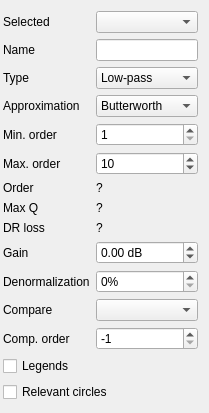
             <widget class="QWidget" name="scrollAreaWidgetContents_3">
              <property name="geometry">
               <rect>
                <x>0</x>
                <y>0</y>
                <width>98</width>
                <height>395</height>
               </rect>
              </property>
              <property name="sizePolicy">
               <sizepolicy hsizetype="Ignored" vsizetype="Preferred">
                <horstretch>0</horstretch>
                <verstretch>0</verstretch>
               </sizepolicy>
              </property>
              <property name="maximumSize">
               <size>
                <width>16777215</width>
                <height>16777215</height>
               </size>
              </property>
              <layout class="QGridLayout" name="gridLayout_2">
               <property name="leftMargin">
                <number>3</number>
               </property>
               <item row="10" column="0">
                <widget class="QLabel" name="label_35">
                 <property name="sizePolicy">
                  <sizepolicy hsizetype="Preferred" vsizetype="Maximum">
                   <horstretch>0</horstretch>
                   <verstretch>0</verstretch>
                  </sizepolicy>
                 </property>
                 <property name="text">
                  <string>DR loss</string>
                 </property>
                </widget>
               </item>
               <item row="2" column="0">
                <widget class="QLabel" name="label_27">
                 <property name="text">
                  <string>Type</string>
                 </property>
                </widget>
               </item>
               <item row="3" column="1">
                <widget class="QComboBox" name="aprox_box">
                 <property name="maximumSize">
                  <size>
                   <width>16777215</width>
                   <height>24</height>
                  </size>
                 </property>
                 <item>
                  <property name="text">
                   <string>Butterworth</string>
                  </property>
                 </item>
                 <item>
                  <property name="text">
                   <string>Chebyshev</string>
                  </property>
                 </item>
                 <item>
                  <property name="text">
                   <string>Chebyshev 2</string>
                  </property>
                 </item>
                 <item>
                  <property name="text">
                   <string>Cauer</string>
                  </property>
                 </item>
                 <item>
                  <property name="text">
                   <string>Legendre</string>
                  </property>
                 </item>
                 <item>
                  <property name="text">
                   <string>Bessel</string>
                  </property>
                 </item>
                 <item>
                  <property name="text">
                   <string>Gauss</string>
                  </property>
                 </item>
                </widget>
               </item>
               <item row="13" column="0">
                <widget class="QLabel" name="label_30">
                 <property name="text">
                  <string>Compare</string>
                 </property>
                </widget>
               </item>
               <item row="0" column="0">
                <widget class="QLabel" name="label_29">
                 <property name="text">
                  <string>Selected</string>
                 </property>
                </widget>
               </item>
               <item row="1" column="1">
                <widget class="QLineEdit" name="filtername_box">
                 <property name="mouseTracking">
                  <bool>false</bool>
                 </property>
                 <property name="acceptDrops">
                  <bool>false</bool>
                 </property>
                </widget>
               </item>
               <item row="10" column="1">
                <widget class="QLabel" name="drloss_label">
                 <property name="text">
                  <string>?</string>
                 </property>
                </widget>
               </item>
               <item row="1" column="0">
                <widget class="QLabel" name="label_26">
                 <property name="text">
                  <string>Name</string>
                 </property>
                </widget>
               </item>
               <item row="3" column="0">
                <widget class="QLabel" name="label_54">
                 <property name="text">
                  <string>Approximation</string>
                 </property>
                </widget>
               </item>
               <item row="8" column="1">
                <widget class="QLabel" name="N_label">
                 <property name="maximumSize">
                  <size>
                   <width>16777215</width>
                   <height>20</height>
                  </size>
                 </property>
                 <property name="text">
                  <string>?</string>
                 </property>
                </widget>
               </item>
               <item row="11" column="0">
                <widget class="QLabel" name="label_28">
                 <property name="text">
                  <string>Gain</string>
                 </property>
                </widget>
               </item>
               <item row="2" column="1">
                <widget class="QComboBox" name="tipo_box">
                 <property name="minimumSize">
                  <size>
                   <width>0</width>
                   <height>0</height>
                  </size>
                 </property>
                 <property name="maximumSize">
                  <size>
                   <width>16777215</width>
                   <height>24</height>
                  </size>
                 </property>
                 <item>
                  <property name="text">
                   <string>Low-pass</string>
                  </property>
                 </item>
                 <item>
                  <property name="text">
                   <string>High-pass</string>
                  </property>
                 </item>
                 <item>
                  <property name="text">
                   <string>Band-pass</string>
                  </property>
                 </item>
                 <item>
                  <property name="text">
                   <string>Band-reject</string>
                  </property>
                 </item>
                 <item>
                  <property name="text">
                   <string>Group delay</string>
                  </property>
                 </item>
                </widget>
               </item>
               <item row="7" column="0">
                <widget class="QLabel" name="label_59">
                 <property name="text">
                  <string>Max. order</string>
                 </property>
                </widget>
               </item>
               <item row="9" column="1">
                <widget class="QLabel" name="max_Q_label">
                 <property name="maximumSize">
                  <size>
                   <width>16777215</width>
                   <height>20</height>
                  </size>
                 </property>
                 <property name="text">
                  <string>?</string>
                 </property>
                </widget>
               </item>
               <item row="0" column="1">
                <widget class="QComboBox" name="selfil_cb">
                 <property name="maximumSize">
                  <size>
                   <width>16777215</width>
                   <height>24</height>
                  </size>
                 </property>
                </widget>
               </item>
               <item row="7" column="1">
                <widget class="QSpinBox" name="N_max_box">
                 <property name="maximumSize">
                  <size>
                   <width>16777215</width>
                   <height>24</height>
                  </size>
                 </property>
                 <property name="minimum">
                  <number>0</number>
                 </property>
                 <property name="maximum">
                  <number>50</number>
                 </property>
                 <property name="value">
                  <number>10</number>
                 </property>
                </widget>
               </item>
               <item row="8" column="0">
                <widget class="QLabel" name="label_36">
                 <property name="text">
                  <string>Order</string>
                 </property>
                </widget>
               </item>
               <item row="12" column="1">
                <widget class="QDoubleSpinBox" name="denorm_box">
                 <property name="maximumSize">
                  <size>
                   <width>16777215</width>
                   <height>24</height>
                  </size>
                 </property>
                 <property name="suffix">
                  <string>%</string>
                 </property>
                 <property name="decimals">
                  <number>0</number>
                 </property>
                 <property name="minimum">
                  <double>0.000000000000000</double>
                 </property>
                 <property name="maximum">
                  <double>100.000000000000000</double>
                 </property>
                 <property name="singleStep">
                  <double>1.000000000000000</double>
                 </property>
                 <property name="value">
                  <double>0.000000000000000</double>
                 </property>
                </widget>
               </item>
               <item row="12" column="0">
                <widget class="QLabel" name="label_61">
                 <property name="text">
                  <string>Denormalization</string>
                 </property>
                </widget>
               </item>
               <item row="6" column="1">
                <widget class="QSpinBox" name="N_min_box">
                 <property name="maximumSize">
                  <size>
                   <width>16777215</width>
                   <height>24</height>
                  </size>
                 </property>
                 <property name="minimum">
                  <number>1</number>
                 </property>
                 <property name="maximum">
                  <number>50</number>
                 </property>
                </widget>
               </item>
               <item row="14" column="1">
                <widget class="QSpinBox" name="comp_N_box">
                 <property name="maximumSize">
                  <size>
                   <width>16777215</width>
                   <height>24</height>
                  </size>
                 </property>
                 <property name="toolTip">
                  <string>&lt;html&gt;&lt;head/&gt;&lt;body&gt;&lt;p&gt;Order -1: find lowest order for template&lt;br/&gt;Order 0: use same order as the lead approximation&lt;/p&gt;&lt;p&gt;Order &amp;gt; 0: use this order&lt;/p&gt;&lt;/body&gt;&lt;/html&gt;</string>
                 </property>
                 <property name="minimum">
                  <number>-1</number>
                 </property>
                 <property name="maximum">
                  <number>50</number>
                 </property>
                 <property name="value">
                  <number>-1</number>
                 </property>
                </widget>
               </item>
               <item row="13" column="1">
                <widget class="CheckableComboBox" name="compareapprox_cb">
                 <property name="maximumSize">
                  <size>
                   <width>16777215</width>
                   <height>24</height>
                  </size>
                 </property>
                 <property name="currentIndex">
                  <number>-1</number>
                 </property>
                 <item>
                  <property name="text">
                   <string>Butterworth</string>
                  </property>
                 </item>
                 <item>
                  <property name="text">
                   <string>Chebyshev</string>
                  </property>
                 </item>
                 <item>
                  <property name="text">
                   <string>Chebyshev 2</string>
                  </property>
                 </item>
                 <item>
                  <property name="text">
                   <string>Cauer</string>
                  </property>
                 </item>
                 <item>
                  <property name="text">
                   <string>Legendre</string>
                  </property>
                 </item>
                 <item>
                  <property name="text">
                   <string>Bessel</string>
                  </property>
                 </item>
                 <item>
                  <property name="text">
                   <string>Gauss</string>
                  </property>
                 </item>
                </widget>
               </item>
               <item row="14" column="0">
                <widget class="QLabel" name="label_33">
                 <property name="text">
                  <string>Comp. order</string>
                 </property>
                </widget>
               </item>
               <item row="6" column="0">
                <widget class="QLabel" name="label_49">
                 <property name="text">
                  <string>Min. order</string>
                 </property>
                </widget>
               </item>
               <item row="11" column="1">
                <widget class="QDoubleSpinBox" name="gain_box">
                 <property name="maximumSize">
                  <size>
                   <width>16777215</width>
                   <height>24</height>
                  </size>
                 </property>
                 <property name="suffix">
                  <string> dB</string>
                 </property>
                 <property name="minimum">
                  <double>-1000.000000000000000</double>
                 </property>
                 <property name="maximum">
                  <double>1000.000000000000000</double>
                 </property>
                 <property name="singleStep">
                  <double>0.010000000000000</double>
                 </property>
                 <property name="value">
                  <double>0.000000000000000</double>
                 </property>
                </widget>
               </item>
               <item row="9" column="0">
                <widget class="QLabel" name="label_32">
                 <property name="text">
                  <string>Max Q</string>
                 </property>
                </widget>
               </item>
               <item row="15" column="0" colspan="2">
                <widget class="QCheckBox" name="cb_flegends">
                 <property name="font">
                  <font>
                   <family>Arial</family>
                   <pointsize>9</pointsize>
                   <kerning>true</kerning>
                  </font>
                 </property>
                 <property name="text">
                  <string>Legends</string>
                 </property>
                </widget>
               </item>
               <item row="16" column="0" colspan="2">
                <widget class="QCheckBox" name="cb_frelcirc">
                 <property name="text">
                  <string>Relevant circles</string>
                 </property>
                </widget>
               </item>
              </layout>
             </widget>
